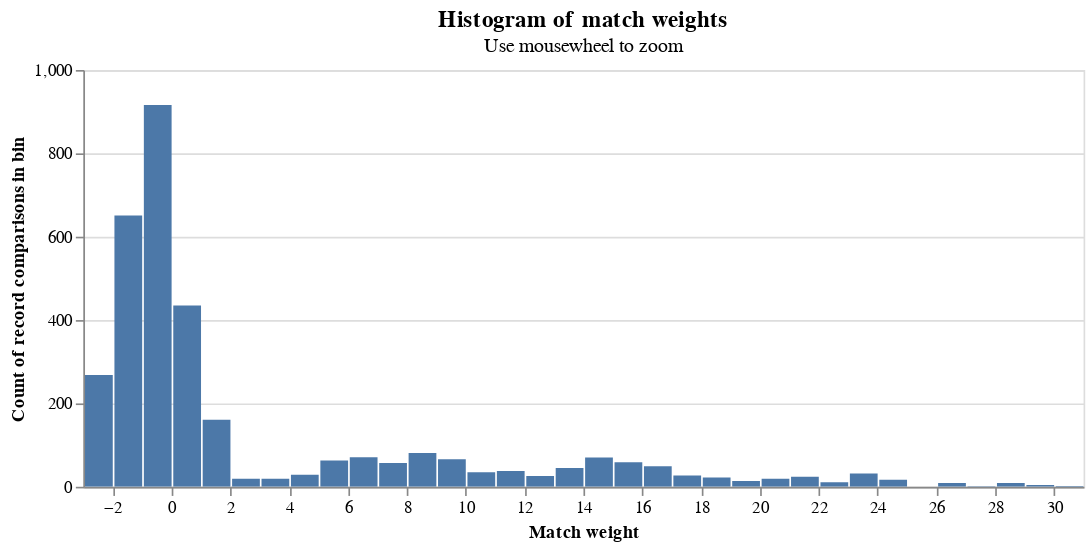

The notebook cell saved with this chart:
### Markdown cell above
A histogram showing the distribution of match weights can be viewed as follows

### Code cell
linker.match_weight_histogram(df_predictions)

### Figure 1 — Vega-Lite specification as saved in the notebook (floating-point values rounded to 4 significant figures)
{"$schema": "https://vega.github.io/schema/vega-lite/v4.8.1.json", "config": {"title": {"fontSize": 14}}, "data": {"values": [{"binwidth": 1, "count_rows": 268, "splink_score_bin_high": -2, "splink_score_bin_low": -3}, {"binwidth": 1, "count_rows": 651, "splink_score_bin_high": -1, "splink_score_bin_low": -2}, {"binwidth": 1, "count_rows": 916, "splink_score_bin_high": 0, "splink_score_bin_low": -1}, {"binwidth": 1, "count_rows": 435, "splink_score_bin_high": 1, "splink_score_bin_low": 0}, {"binwidth": 1, "count_rows": 161, "splink_score_bin_high": 2, "splink_score_bin_low": 1}, {"binwidth": 1, "count_rows": 19, "splink_score_bin_high": 3, "splink_score_bin_low": 2}, {"binwidth": 1, "count_rows": 19, "splink_score_bin_high": 4, "splink_score_bin_low": 3}, {"binwidth": 1, "count_rows": 29, "splink_score_bin_high": 5, "splink_score_bin_low": 4}, {"binwidth": 1, "count_rows": 63, "splink_score_bin_high": 6, "splink_score_bin_low": 5}, {"binwidth": 1, "count_rows": 71, "splink_score_bin_high": 7, "splink_score_bin_low": 6}, {"binwidth": 1, "count_rows": 57, "splink_score_bin_high": 8, "splink_score_bin_low": 7}, {"binwidth": 1, "count_rows": 81, "splink_score_bin_high": 9, "splink_score_bin_low": 8}, {"binwidth": 1, "count_rows": 66, "splink_score_bin_high": 10, "splink_score_bin_low": 9}, {"binwidth": 1, "count_rows": 35, "splink_score_bin_high": 11, "splink_score_bin_low": 10}, {"binwidth": 1, "count_rows": 38, "splink_score_bin_high": 12, "splink_score_bin_low": 11}, {"binwidth": 1, "count_rows": 26, "splink_score_bin_high": 13, "splink_score_bin_low": 12}, {"binwidth": 1, "count_rows": 45, "splink_score_bin_high": 14, "splink_score_bin_low": 13}, {"binwidth": 1, "count_rows": 70, "splink_score_bin_high": 15, "splink_score_bin_low": 14}, {"binwidth": 1, "count_rows": 59, "splink_score_bin_high": 16, "splink_score_bin_low": 15}, {"binwidth": 1, "count_rows": 49, "splink_score_bin_high": 17, "splink_score_bin_low": 16}, {"binwidth": 1, "count_rows": 27, "splink_score_bin_high": 18, "splink_score_bin_low": 17}, {"binwidth": 1, "count_rows": 22, "splink_score_bin_high": 19, "splink_score_bin_low": 18}, {"binwidth": 1, "count_rows": 14, "splink_score_bin_high": 20, "splink_score_bin_low": 19}, {"binwidth": 1, "count_rows": 19, "splink_score_bin_high": 21, "splink_score_bin_low": 20}, {"binwidth": 1, "count_rows": 24, "splink_score_bin_high": 22, "splink_score_bin_low": 21}, {"binwidth": 1, "count_rows": 11, "splink_score_bin_high": 23, "splink_score_bin_low": 22}, {"binwidth": 1, "count_rows": 32, "splink_score_bin_high": 24, "splink_score_bin_low": 23}, {"binwidth": 1, "count_rows": 17, "splink_score_bin_high": 25, "splink_score_bin_low": 24}, {"binwidth": 1, "count_rows": 9, "splink_score_bin_high": 27, "splink_score_bin_low": 26}, {"binwidth": 1, "count_rows": 1, "splink_score_bin_high": 28, "splink_score_bin_low": 27}, {"binwidth": 1, "count_rows": 9, "splink_score_bin_high": 29, "splink_score_bin_low": 28}, {"binwidth": 1, "count_rows": 4, "splink_score_bin_high": 30, "splink_score_bin_low": 29}, {"binwidth": 1, "count_rows": 2, "splink_score_bin_high": 31, "splink_score_bin_low": 30}]}, "encoding": {"tooltip": [{"field": "count_rows", "title": "Count in bin", "type": "quantitative"}], "x": {"axis": {"title": "Match weight"}, "bin": "binned", "field": "splink_score_bin_low", "type": "quantitative"}, "x2": {"field": "splink_score_bin_high"}, "y": {"axis": {"title": "Count of record comparisons in bin"}, "field": "count_rows", "type": "quantitative"}}, "height": 250, "mark": "bar", "selection": {"selector076": {"bind": "scales", "encodings": ["y"], "type": "interval"}}, "title": {"subtitle": "Use mousewheel to zoom", "text": "Histogram of match weights"}, "width": 600}
